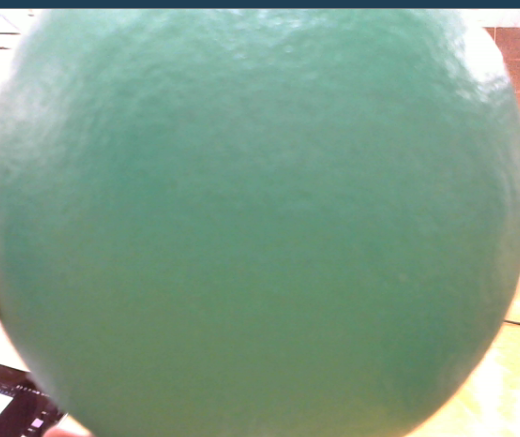
#> input picture reference_image.jpg, 520 x 437 px
$ python color.py   (older library calls are emulated)
#> lines starting #> are read from the running program, lines starting #| are printed output that depends on the picture
import binascii
import struct
from PIL import Image
from scipy import cluster
import numpy as np
import scipy
import scipy.misc
import scipy.cluster
import colorsys

NUM_CLUSTERS = 5

class ArtCritic():
    def __init__(self, img):
        self.img = img # = Image.open("reference_image.jpg")
#> self.img is the input picture: PIL image 520x437 RGBA; mean R, G, B, A 124.9, 156.5, 135.5, 255
        self.img = img.resize((100, 100))
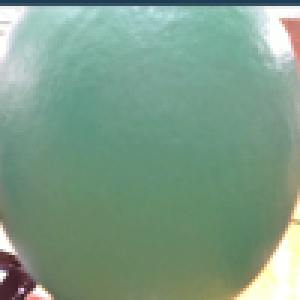
#> self.img: PIL image 100x100 RGBA (shown 3 times larger); mean R, G, B, A 124.9, 156.4, 135.5, 255

    def findColor(self):
        img_arr = np.asarray(self.img)
        shape = img_arr.shape
#> shape = (100, 100, 4)
#> (the run stopped early here; a loop or call above may not have finished)

$ run again, with 20191012_115606.jpg copied over reference_image.jpg
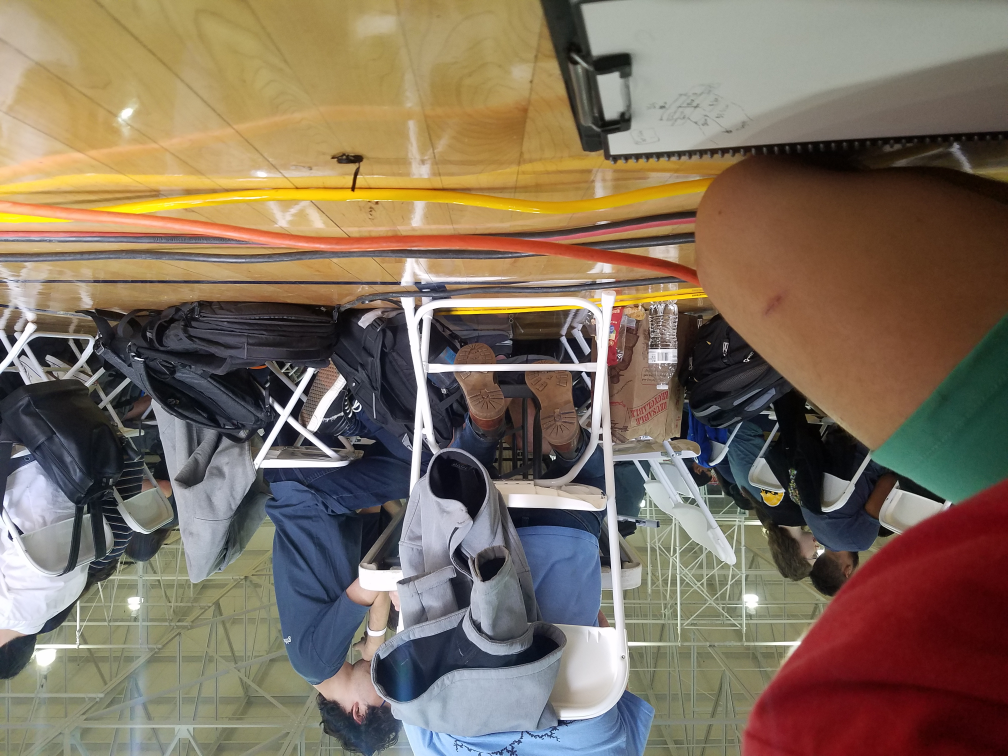
#> input picture 20191012_115606.jpg, 4032 x 3024 px (shown at 1/4 size)
#> in __init__, self.img is the input picture: PIL image 4032x3024 RGB; mean R, G, B 126.9, 111.5, 94.7
#> in __init__, `self.img = img.resize((100, 100))`:
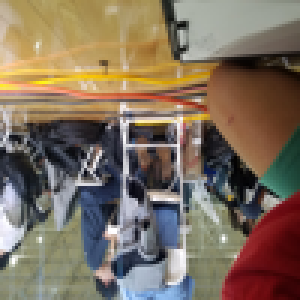
#> self.img: PIL image 100x100 RGB (shown 3 times larger); mean R, G, B 126.9, 111.5, 94.7

$ run again, with 20191012_115613.jpg copied over reference_image.jpg
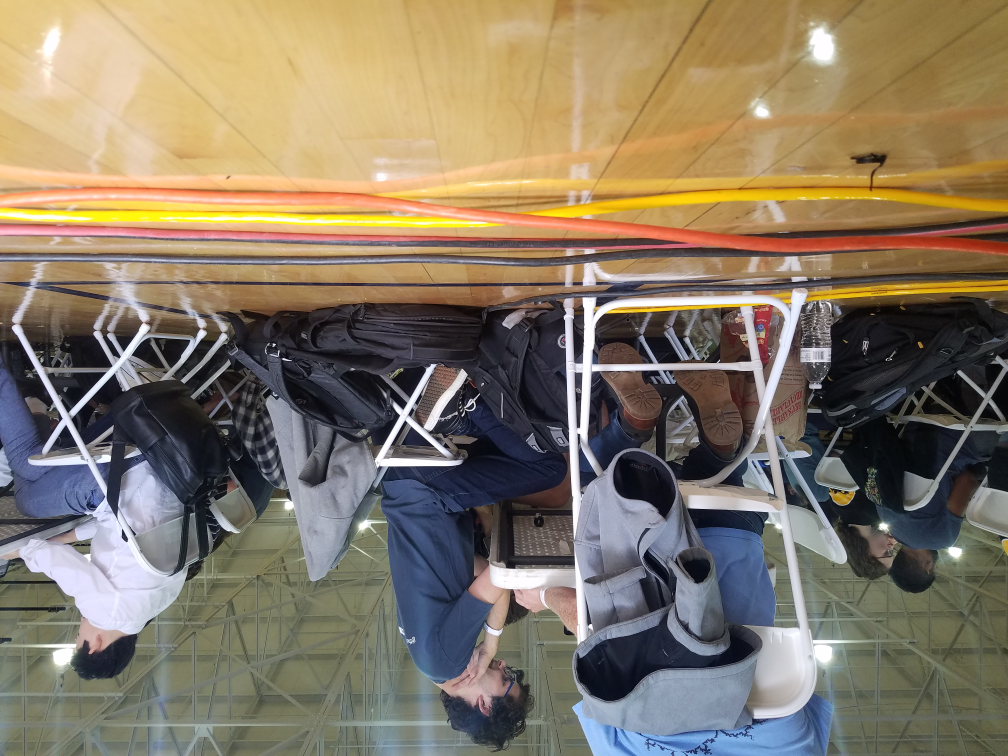
#> input picture 20191012_115613.jpg, 4032 x 3024 px (shown at 1/4 size)
#> in __init__, self.img is the input picture: PIL image 4032x3024 RGB; mean R, G, B 134.1, 121.5, 102.1
#> in __init__, `self.img = img.resize((100, 100))`:
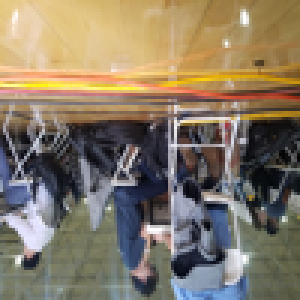
#> self.img: PIL image 100x100 RGB (shown 3 times larger); mean R, G, B 134, 121.5, 102
